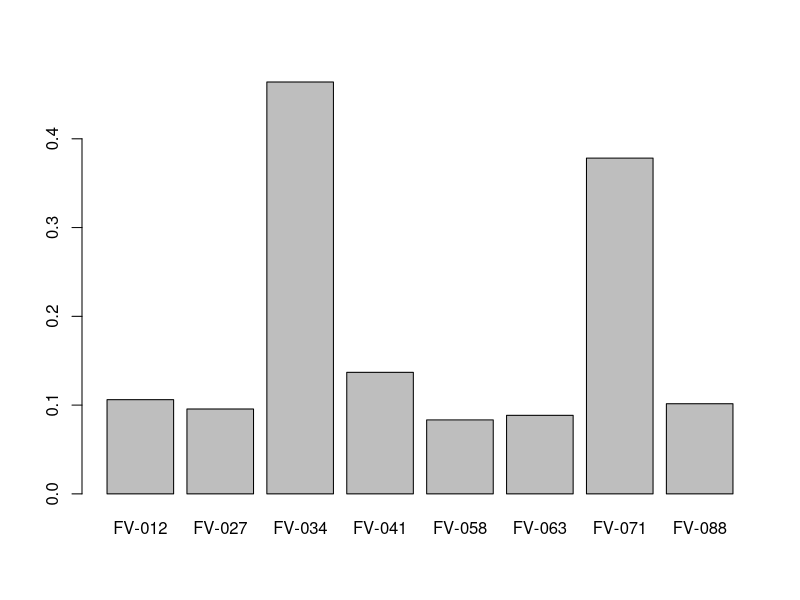
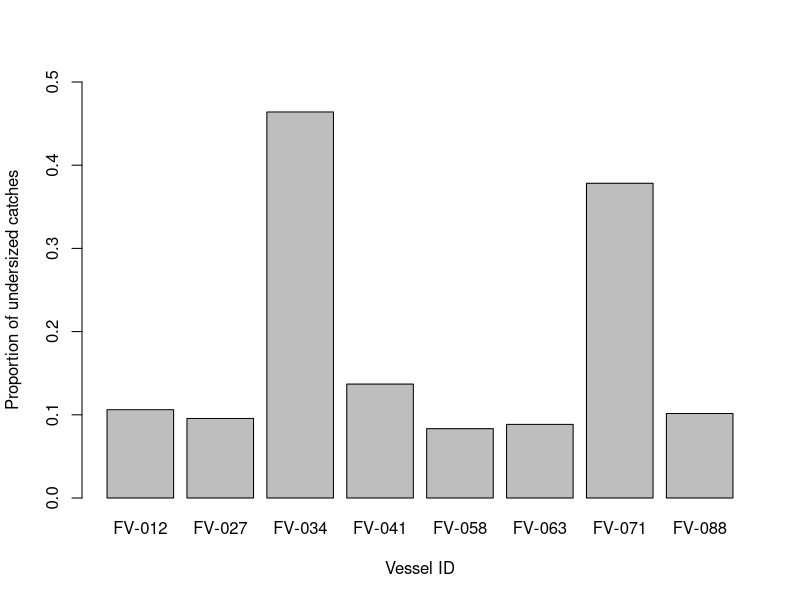

Here is the R script that generated these plots, in order:
## ---- chunk 1
knitr::opts_chunk$set(echo = TRUE)
## ---- chunk 2
# First, import the dataset using the data() function and then use the help function '?'
# By the way, any text you see following a '#' symbol is termed a comment.
# Comments allow you to annotate code but nothing within them is executed.
data("mtcars")
?mtcars

## ---- chunk 3
# Check out the class of the mtcars dataset
class(mtcars)

## ---- chunk 4
# The head command simply prints the first six rows to the screen
head(mtcars)

# Or another way to do the same thing
mtcars[1:6, ]

# Or if you just wanted to see the first four rows and six columns
mtcars[1:4, 1:6]

## ---- chunk 5
# Check out the structure of the mtcars dataset using the str() function
str(mtcars)

## ---- chunk 6
# Some basic sums
2+5
2*5
2/5
2-5
2^5

# Let's store the value of a couple of these as variables and then do some calculations with them
x <- 2/5
y <- 2^5
z <- x^y
z

## ---- chunk 7
# To convert mpg to kpl, multiply by 0.425. Let's store these values in a new vector
kpl <- mtcars$mpg * 0.425      # fuel economy in km per litre

# Have a look at the new kpl values
print(kpl)

# Check the class
class(kpl)

## ---- chunk 8
# Add the kpl values to the mtcars dataframe as a new column
mtcars$kpl <- kpl

# Have a quick look at the first six rows of mtcars using the head() function
head(mtcars)

# As the mpg column is now redundant, we can remove it by setting it to NULL
mtcars$mpg = NULL
head(mtcars)

## ---- chunk 9
# Create name vector. As these are character strings, each name should be placed between quotation marks
name <-c("John", "Mary", "Steven", "Bob", "Max", "Steph", "Shane", "Sharon", "Anthony", "Molly")

# Create a weight vector. As these are integers, each needs the suffix L to tell R that it is not a floating point number
weight <- c(72L, 60L, 121L, 92L, 63L, 68L, 87L, 70L, 75L, 62L)     # mass in kg

# Create a height vector. As these have decimal places, they will be imported as floating point or "numeric"
height <- c(1.70, 1.56, 1.82, 1.9, 1.68, 1.72, 1.81, 1.75, 1.77, 1.69)   # height in m

# Create a sex vector. As this is categorical, we use as.factor() to define them
sex <- as.factor(c("M", "F", "M", "M", "M", "F", "M", "F", "M", "F"))

# Investigate the class of each vector
class(name)
class(weight)
class(height)
class(sex)

# Create dataframe from these four vectors
pop_stats <- data.frame(
  name = name,
  height = height,
  weight = weight,
  sex = sex
)

# Now let's calculate BMI and include this as a new column
pop_stats$BMI <- pop_stats$weight / pop_stats$height^2     # BMI in kg/m^2
print(pop_stats)

## ---- chunk 10
# Convert the weight column in our dataframe from an integer type to a numeric type
pop_stats$weight <- as.numeric(pop_stats$weight)

class(pop_stats$weight)

## ---- chunk 11
# First calculate the mean
mean_bmi <- sum(pop_stats$BMI)/length(pop_stats$BMI)
print(mean_bmi)

# Then the standard deviation
sd_bmi <- sqrt(sum((pop_stats$BMI - mean_bmi)^2)/(length(pop_stats$BMI)-1))
print(sd_bmi)

## ---- chunk 12
# Calculate the mean bmi
mean_bmi_func <- mean(pop_stats$BMI)

# Calculate the standard deviation of BMI
sd_bmi_func <- sd(pop_stats$BMI)

# Now check that our calculated numbers are equal to these
mean_bmi == mean_bmi_func
sd_bmi == sd_bmi_func

## ---- chunk 13
# Run a simple student's t test
t.test(pop_stats$BMI, mu = 22.5)

## ---- chunk 14
# Read the first five lines of the raw file and print them
cat(readLines("fisheries.csv", n = 5), sep = "\n")

## ---- chunk 15
# Import the dataset using the read.csv() function
fisheries <- read.csv("fisheries.csv")

# Have a look at the first five rows and six columns
fisheries[1:5, 1:6]

# Check out the class of each vector in the data frame
str(fisheries)

## ---- chunk 16
# Convert the date vector from character to date type
fisheries$date <- as.Date(fisheries$date)

# Convert $legal_size to logical
fisheries$legal_size <- as.logical(fisheries$legal_size)

# Check that the change worked
str(fisheries)

## ---- chunk 17
# First let's create a data frame from the fisheries data frame but just with the first four columns
fisheries_reduced <- fisheries[, 1:4]

# That comma is important. It indicates that you want all rows, but only columns one to four.
# Next let's create another data frame that includes $catch_id, $vessel, $legal_size and $gear
legal <- fisheries[, c("catch_id", "vessel", "legal_size", "gear")]

# Again, that comma indicates that we want all rows here.
# Another thing we can do is merge data frames as long as the two contributing data frames have at least one shared column. In our case, both sub data frames include the $catch_id column
merged_df <- merge(fisheries_reduced, legal, by = "catch_id")

## ---- chunk 18
# Create a table of legal and illegally sized catches per vessel
legal_table <- table(fisheries$vessel, fisheries$legal_size)

print(legal_table)

# Check the class() of your table while you're at it
class(legal_table)

## ---- chunk 19
# Create new table from the original table with proportions rather than raw numbers to account for differing numbers of catches using prop.table()
prop_tab <- prop.table(legal_table, 1)

# The , 1 ensures that each row equals 1 rather than the sum of all values across the table

# Create a bar chart of just the undersized catches
barplot((prop_tab)[, "FALSE"])

# We can modify this plot to include titles and you can increase the y axis limit to 0.5
barplot((prop_tab)[, "FALSE"],
        ylab = "Proportion of undersized catches",
        xlab = "Vessel ID",
        ylim = c(0, 0.5))

# To see all barplot() options
?barplot
